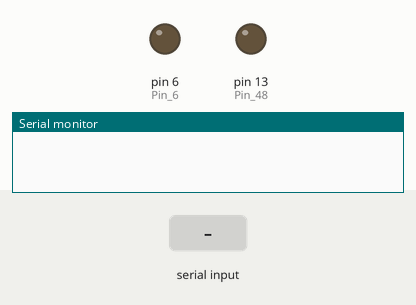
The sketch below on a simulated Arduino Mega 2560, built with avr-gcc and run on an emulated ATmega2560. Shown: output pins drawn as LEDs (lit = HIGH), the last lines printed to the serial monitor. The test bench sets the inputs (shaded band).

Above: at 1.2 s.
1.3 s: "B" received over the second serial link
At 3.2 s:
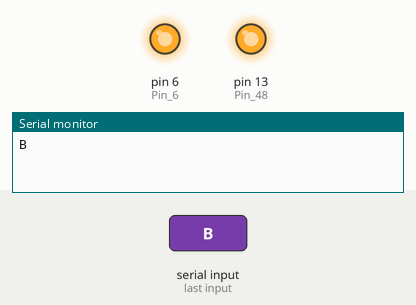
3.5 s: "1" received over the second serial link
At 4.7 s:
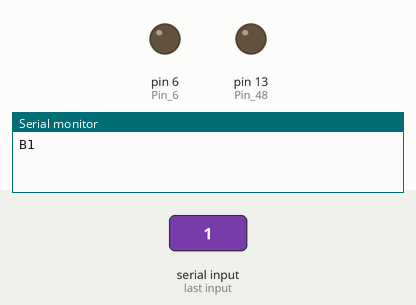
Timing chart, 0 to 6.5 s (numbered marks = the images above; inputs shaded):
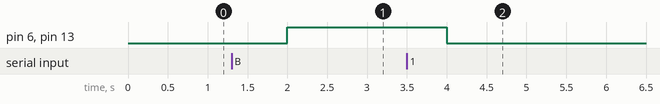

Measured:
- after the input at 1.3 s, pin 6 (Pin_6), pin 13 (Pin_48): LOW → HIGH after 0.70 s
- after the input at 3.5 s, pin 6 (Pin_6), pin 13 (Pin_48): HIGH → LOW after 0.50 s

The sketch:

BluetoothLED.ino
```cpp
char val; // Variable para recibir data del modulo

void setup() {

  pinMode(LED_BUILTIN, OUTPUT);  // Pin 48 (LED Interno)
  pinMode(6, OUTPUT);  // Pin 6 (LED Externo)
  Serial.begin(9600);
  Serial2.begin(9600); // Comunicacion Serie para el modulo HC-06 a 9600bps

}

void loop() {

  if( Serial2.available() )       // Si tenemos data para leer se lee
  {
    val = Serial2.read();         // Se lee y se guarda en val
    Serial.print(val);
  }
  if( val == 'B' )               // Si se ha recibido B
  {
    digitalWrite(LED_BUILTIN, HIGH);  // Se enciende el LED
    digitalWrite(6, HIGH);
  } else {
    digitalWrite(LED_BUILTIN, LOW);   // Se apaga el LED
    digitalWrite(6, LOW);
  }
  delay(1000);                    // Esperamos 1s hasta la siguiente lectura

}
```
